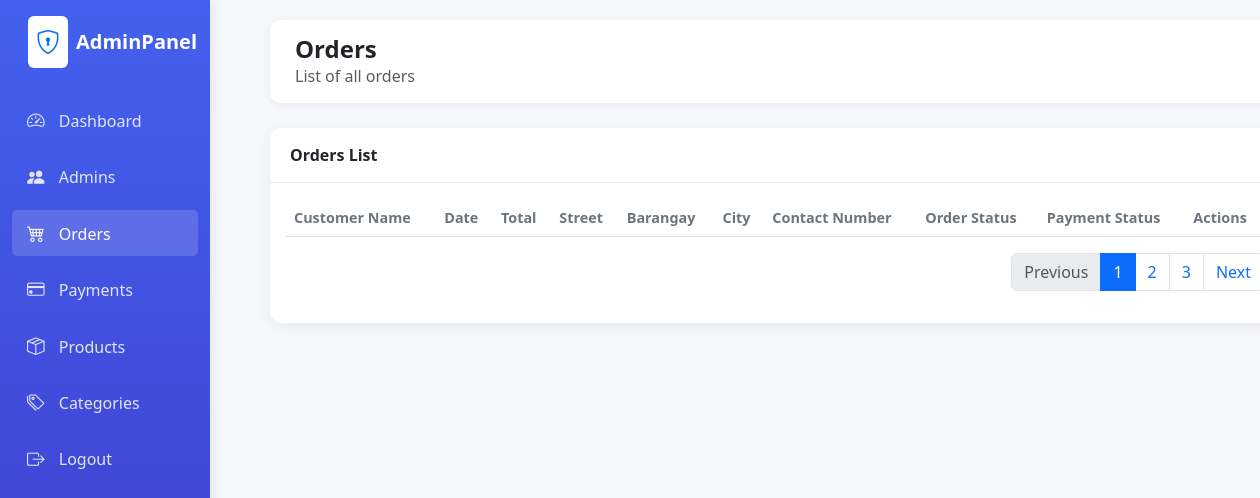
Before: /admin/orders.php (signed in) with the older database file.
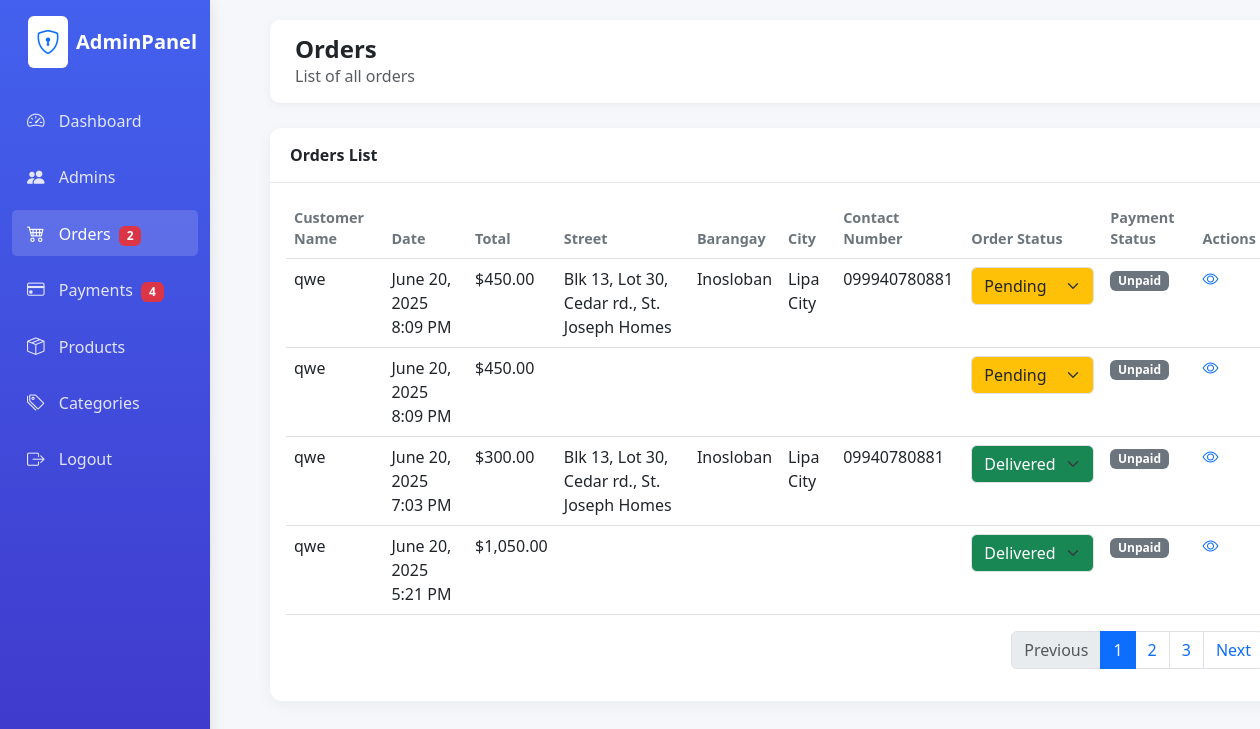
After: the same page with the newer database file.
### tables this page shows
CREATE TABLE `payment` (
  `Payment_ID` int(11) NOT NULL,
  `Payment_Date` datetime NOT NULL DEFAULT current_timestamp(),
  `Payment_Method` varchar(50) NOT NULL,
  `Payment_Amount` decimal(10,2) NOT NULL,
  `Order_ID` int(11) NOT NULL,
  `Admin_ID` int(11) NOT NULL,
  `payment_status` enum('Unpaid','Paid') NOT NULL DEFAULT 'Unpaid'
);

CREATE TABLE `customer` (
  `Customer_ID` int(11) NOT NULL,
  `Customer_Name` varchar(100) NOT NULL,
  `Customer_Email` varchar(100) NOT NULL,
  `Customer_Password` varchar(255) NOT NULL
);

CREATE TABLE `orders` (
  `Order_ID` int(11) NOT NULL,
  `Order_Date` datetime NOT NULL DEFAULT current_timestamp(),
  `Order_Amount` decimal(10,2) NOT NULL,
  `Customer_ID` int(11) NOT NULL,
  `Street` varchar(255) DEFAULT NULL,
  `Barangay` varchar(100) DEFAULT NULL,
  `City` varchar(100) DEFAULT NULL,
  `Contact_Number` varchar(30) DEFAULT NULL,
  `order_status` enum('Pending','Processing','Delivered') NOT NULL DEFAULT 'Pending'
);

### admin/classes/database.php (called while the page is built, shortened)
<?php
class database{
    function opencon() {
        return new PDO(
            'mysql:host=localhost;dbname=naitsa',
            'root',
            ''
        );
    }
    function fetchOrders() {
        $con = $this->opencon();
        $stmt = $con->prepare("
            SELECT
                o.Order_ID,
                o.Order_Date,
                o.Order_Amount,
                o.Customer_ID,
                o.Street,
                o.Barangay,
                o.City,
                o.Contact_Number,
                o.order_status,
                p.payment_status
            FROM orders o
            LEFT JOIN payment p ON o.Order_ID = p.Order_ID
            ORDER BY o.Order_Date DESC
        ");
        $stmt->execute();
        return $stmt->fetchAll(PDO::FETCH_ASSOC);
    }
}

### admin/orders.php (the view, shortened to what this page needs)
<?php
require_once('classes/database.php');
$orders = [];
try {
    $db = new database();
    $orders = $db->fetchOrders();
} catch (PDOException $e) {
    $error = "Database Error: " . $e->getMessage();
}
$pendingProcessingCount = 0;
foreach ($orders as $order) {
    if ($order['order_status'] === 'Pending' || $order['order_status'] === 'Processing') {
        $pendingProcessingCount++;
    }
}
$payments = [];
try {
    $con = $db->opencon();
    $stmt = $con->prepare("SELECT payment_status FROM payment");
    $stmt->execute();
    $payments = $stmt->fetchAll(PDO::FETCH_ASSOC);
} catch (PDOException $e) {
}
$unpaidPayments = 0;
foreach ($payments as $payment) {
    if (($payment['payment_status'] ?? '') === 'Unpaid') {
        $unpaidPayments++;
    }
}
?>
<!DOCTYPE html>
<html lang="en">
<head>
    <link href="https://cdn.jsdelivr.net/npm/bootstrap@5.3.0/dist/css/bootstrap.min.css" rel="stylesheet">
    <link rel="stylesheet" href="https://cdn.jsdelivr.net/npm/bootstrap-icons@1.10.0/font/bootstrap-icons.css">
    <link rel="stylesheet" href="assets/css/style.css">
</head>
<body class="dashboard-page">
    <div class="container-fluid">
        <div class="row">
            <div class="col-md-2 col-lg-2 d-md-block sidebar collapse">
                <div class="pt-3">
                    <div class="d-flex align-items-center mb-4 px-3">
                        <div class="bg-white p-2 rounded me-2">
                            <i class="bi bi-shield-lock text-primary fs-4"></i>
                        </div>
                        <div class="logo-text fw-bold fs-5">AdminPanel</div>
                    </div>
                    <ul class="nav flex-column">
                        <li class="nav-item">
                            <a class="nav-link" href="index.php">
                                <i class="bi bi-speedometer2"></i>
                                <span>Dashboard</span>
                            </a>
                        </li>
                        <li class="nav-item">
                            <a class="nav-link" href="admins.php">
                                <i class="bi bi-people-fill"></i>
                                <span>Admins</span>
                            </a>
                        </li>
                        <li class="nav-item">
                            <a class="nav-link active" href="orders.php">
                                <i class="bi bi-cart4"></i>
                                <span>Orders</span>
                                <?php if ($pendingProcessingCount > 0): ?>
                                    <span class="badge bg-danger ms-1"><?= $pendingProcessingCount ?></span>
                                <?php endif; ?>
                            </a>
                        </li>
                        <li class="nav-item">
                            <a class="nav-link" href="payments.php">
                                <i class="bi bi-credit-card"></i>
                                <span>Payments</span>
                                <?php if ($unpaidPayments > 0): ?>
                                    <span class="badge bg-danger ms-1"><?= $unpaidPayments ?></span>
                                <?php endif; ?>
                            </a>
                        </li>
                        <li class="nav-item">
                            <a class="nav-link" href="products.php">
                                <i class="bi bi-box-seam"></i>
                                <span>Products</span>
                            </a>
                        </li>
                        <li class="nav-item">
                            <a class="nav-link" href="categories.php">
                                <i class="bi bi-tags"></i>
                                <span>Categories</span>
                            </a>
                        </li>
                        <li class="nav-item">
                            <a class="nav-link" href="logout.php">
                                <i class="bi bi-box-arrow-right"></i>
                                <span>Logout</span>
                            </a>
                        </li>
                    </ul>
                </div>
            </div>
            <div class="col-md-10 col-lg-10 main-content">
                <div class="header d-flex justify-content-between align-items-center">
                    <div>
                        <h4 class="mb-0 fw-bold">Orders</h4>
                        <p class="mb-0 text-muted">List of all orders</p>
                    </div>
                </div>
                <div class="card">
                    <div class="card-header d-flex justify-content-between align-items-center">
                        <span>Orders List</span>
                    </div>
                    <div class="card-body">
                        <div class="table-responsive">
                            <table class="table table-hover">
                                <thead>
                                    <tr>
                                        <th>Customer Name</th>
                                        <th>Date</th>
                                        <th>Total</th>
                                        <th>Street</th>
                                        <th>Barangay</th>
                                        <th>City</th>
                                        <th>Contact Number</th>
                                        <th>Order Status</th>
                                        <th>Payment Status</th>
                                        <th>Actions</th>
                                    </tr>
                                </thead>
                                <tbody>
                                    <?php foreach ($orders as $order): ?>
                                    <tr>
                                        <td>
                                            <?php
                                            $customerName = '';
                                            try {
                                                $customerStmt = $db->opencon()->prepare("SELECT Customer_Name FROM customer WHERE Customer_ID = ?");
                                                $customerStmt->execute([$order['Customer_ID']]);
                                                $customerName = $customerStmt->fetchColumn();
                                            } catch (PDOException $e) {
                                                $customerName = 'Unknown';
                                            }
                                            echo htmlspecialchars($customerName);
                                            ?>
                                        </td>
                                        <td><?= date('F j, Y g:i A', strtotime($order['Order_Date'])) ?></td>
                                        <td>$<?= number_format($order['Order_Amount'], 2) ?></td>
                                        <td><?= htmlspecialchars($order['Street']) ?></td>
                                        <td><?= htmlspecialchars($order['Barangay']) ?></td>
                                        <td><?= htmlspecialchars($order['City']) ?></td>
                                        <td><?= htmlspecialchars($order['Contact_Number']) ?></td>
                                        <td>
                                            <form method="post" action="orders.php" style="display:inline;">
                                                <select
                                                    name="order_status"
                                                    class="form-select order-status-select
                                                        <?php
                                                            if ($order['order_status'] === 'Pending') echo ' bg-warning text-dark';
                                                            elseif ($order['order_status'] === 'Processing') echo ' bg-info text-dark';
                                                            elseif ($order['order_status'] === 'Delivered') echo ' bg-success text-white';
                                                        ?>"
                                                    onchange="this.form.submit()"
                                                    style="min-width:120px;"
                                                >
                                                    <?php
                                                    $statuses = ['Pending', 'Processing', 'Delivered'];
                                                    foreach ($statuses as $status) {
                                                        $selected = $order['order_status'] === $status ? 'selected' : '';
                                                        echo "<option value=\"$status\" $selected>$status</option>";
                                                    }
                                                    ?>
                                                </select>
                                            </form>
                                        </td>
                                        <td>
                                            <span class="badge <?= ($order['payment_status'] ?? '') === 'Paid' ? 'bg-success' : 'bg-secondary' ?>">
                <?= htmlspecialchars($order['payment_status'] ?? 'Unpaid') ?>
            </span>
                                        </td>
                                        <td>
                                            <a href="#" data-bs-toggle="modal" data-bs-target="#orderItemsModal<?= $order['Order_ID'] ?>">
                                                <i class="bi bi-eye"></i>
                                            </a>
                                        </td>
                                    </tr>
                                    <?php endforeach; ?>
                                </tbody>
                            </table>
                        </div>
                        <nav>
                            <ul class="pagination justify-content-end">
                                <li class="page-item disabled">
                                    <a class="page-link" href="#" tabindex="-1">Previous</a>
                                </li>
                                <li class="page-item active"><a class="page-link" href="#">1</a></li>
                                <li class="page-item"><a class="page-link" href="#">2</a></li>
                                <li class="page-item"><a class="page-link" href="#">3</a></li>
                                <li class="page-item">
                                    <a class="page-link" href="#">Next</a>
                                </li>
                            </ul>
                        </nav>
                    </div>
                </div>
            </div>
        </div>
    </div>
</body>
</html>

### admin/assets/css/style.css (style rules this page uses)
:root { --primary-color: #4361ee; --secondary-color: #3f37c9; --light-bg: #f8f9fa; --dark-text: #212529; --success-color: #4cc9f0; --warning-color: #f72585; }
.dashboard-page { background-color: #f5f7fb; font-family: 'Segoe UI', Tahoma, Geneva, Verdana, sans-serif; }
.sidebar { background: linear-gradient(180deg, var(--primary-color), var(--secondary-color)); color: white; height: 100vh; position: fixed; box-shadow: 0 0 15px rgba(0,0,0,0.1); }
.sidebar .nav-link { color: rgba(255,255,255,0.85); border-radius: 5px; margin: 5px 0; padding: 10px 15px; transition: all 0.3s; }
.sidebar .nav-link:hover, .sidebar .nav-link.active { background: rgba(255,255,255,0.15); color: white; }
.sidebar .nav-link i { margin-right: 10px; font-size: 1.1rem; }
.main-content { margin-left: 250px; padding: 20px; }
.header { background: white; padding: 15px 25px; border-radius: 10px; box-shadow: 0 2px 10px rgba(0,0,0,0.05); margin-bottom: 25px; }
.card { border: none; border-radius: 12px; box-shadow: 0 4px 15px rgba(0,0,0,0.05); margin-bottom: 25px; transition: transform 0.3s; }
.card-header { background-color: white; border-bottom: 1px solid #eaeaea; padding: 15px 20px; border-radius: 12px 12px 0 0 !important; font-weight: 600; }
.table th { font-weight: 600; color: #6c757d; font-size: 0.9rem; }
:root { --primary-color: #4361ee; --secondary-color: #3f37c9; --light-bg: #f8f9fa; --dark-text: #212529; }

Changed rows visible on the page:
added payment: customer.Customer_Name "qwe", Order_ID.Order_Date "June 20, 2025 8:09 PM", Order_ID.Order_Amount "450.00", Order_ID.Street "Blk 13, Lot 30, Cedar rd., St. Joseph Homes", Order_ID.Barangay "Inosloban", Order_ID.City "Lipa City", Order_ID.Contact_Number "099940780881", order_status "Pending", payment_status "Unpaid"
added payment: customer.Customer_Name "qwe", Order_ID.Order_Date "June 20, 2025 8:09 PM", Order_ID.Order_Amount "450.00", order_status "Pending", payment_status "Unpaid"
added payment: customer.Customer_Name "qwe", Order_ID.Order_Date "June 20, 2025 7:03 PM", Order_ID.Order_Amount "300.00", Order_ID.Street "Blk 13, Lot 30, Cedar rd., St. Joseph Homes", Order_ID.Barangay "Inosloban", Order_ID.City "Lipa City", Order_ID.Contact_Number "09940780881", order_status "Delivered", payment_status "Unpaid"
added payment: customer.Customer_Name "qwe", Order_ID.Order_Date "June 20, 2025 5:21 PM", Order_ID.Order_Amount "1,050.00", order_status "Delivered", payment_status "Unpaid"
Other visible differences:
$pendingProcessingCount: (not shown) → "2"
$unpaidPayments: (not shown) → "4"
